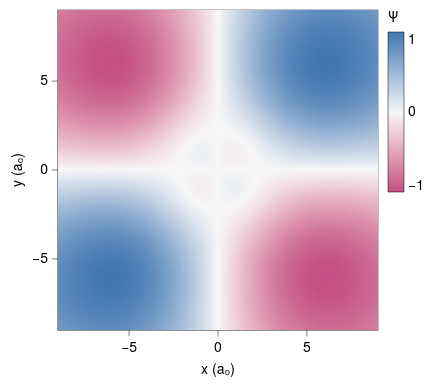

This figure's Vega-Lite source:
### Vega-Lite specification from a JSON file in a GitHub repository (floating-point values rounded to 4 significant figures; data arrays with more than 128 entries replaced by an {"elided": "..."} marker saying what was removed)
{"background": null, "config": {"arc": {"fill": "#DBDBDB", "fillOpacity": 1.0, "innerRadius": 40.0, "padAngle": 0.03, "stroke": "black", "strokeOpacity": 1, "strokeWidth": 0.25}, "area": {"fill": "#DBDBDB", "fillOpacity": 1.0, "stroke": "black", "strokeOpacity": 1, "strokeWidth": 0.25}, "axis": {"domain": true, "domainCap": "round", "domainColor": "black", "domainWidth": 0.25, "grid": false, "gridCap": "round", "gridColor": "#F1F1F1", "gridDash": [0, 0], "gridOpacity": 1.0, "gridWidth": 0.25, "labelColor": "black", "labelFont": "Helvetica Neue, HelveticaNeue, Helvetica, Arial, sans-serif", "labelFontSize": 7, "labelFontStyle": "normal", "labelFontWeight": 400, "offset": 0, "ticks": true, "tickCap": "round", "tickColor": "black", "tickRound": false, "tickSize": 3, "tickWidth": 0.25, "titleColor": "black", "titleFont": "Helvetica Neue, HelveticaNeue, Helvetica, Arial, sans-serif", "titleFontSize": 7, "titleFontStyle": "normal", "titleFontWeight": 400}, "axisX": {"domain": true, "labelAlign": "center", "labelAngle": 0, "labels": true, "ticks": true, "translate": 0}, "axisY": {"domain": true, "labelAlign": "right", "labelAngle": 0, "labels": true, "ticks": true, "translate": 0}, "axisRight": {"domain": true, "labelAlign": "left", "labelAngle": 0, "labels": true, "ticks": true, "translate": 0}, "axisTop": {"domain": true, "labelAlign": "center", "labelAngle": 0, "labels": true, "ticks": true, "translate": 0}, "axisBand": {"tickOffset": 0}, "bar": {"fill": "#DBDBDB", "fillOpacity": 1.0, "stroke": "black", "strokeOpacity": 1, "strokeWidth": 0.25}, "boxplot": {"size": 14.4, "ticks": {"cornerRadius": 0.25, "fill": "black", "opacity": 1, "size": 7.2, "thickness": 0.25}, "box": {"fillOpacity": 1.0, "stroke": "black", "strokeOpacity": 1, "strokeWidth": 0.25}, "median": {"cornerRadius": 0, "fill": "black", "fillOpacity": 1.0, "opacity": 1, "size": 14.4, "thickness": 0.25}, "rule": {"fill": "black", "fillOpacity": 1.0, "size": 16.0, "stroke": "black", "strokeDash": [0, 0], "strokeOpacity": 1, "strokeWidth": 0.25}, "outliers": {"color": "black", "fill": "black", "fillOpacity": 1.0, "size": 0, "stroke": "black", "strokeOpacity": 1, "strokeWidth": 0.25}}, "circle": {"fill": "black", "fillOpacity": 1.0, "size": 2.0, "stroke": null, "strokeOpacity": 1, "strokeWidth": 0.25}, "errorband": {"band": {"fillOpacity": 0.6, "stroke": null, "strokeWidth": 0.25, "strokeOpacity": 1}, "borders": {"opacity": 0, "strokeOpacity": 0.25, "strokeWidth": 1}}, "errorbar": {"opacity": 1, "rule": {"strokeDash": [0, 0], "strokeWidth": 0.25}, "ticks": {"color": "black", "cornerRadius": 0.125, "opacity": 1, "size": 9.6, "thickness": 0.25}, "thickness": 0.25}, "font": "Helvetica Neue, HelveticaNeue, Helvetica, Arial, sans-serif", "geoshape": {"fill": "#DBDBDB", "fillOpacity": 1.0, "stroke": "black", "strokeOpacity": 1, "strokeWidth": 0.25}, "header": {"labelColor": "black", "labelFont": "Helvetica Neue, HelveticaNeue, Helvetica, Arial, sans-serif", "labelFontSize": 7, "labelFontStyle": "normal", "labelFontWeight": 400, "titleColor": "black", "titleFont": "Helvetica Neue, HelveticaNeue, Helvetica, Arial, sans-serif", "titleFontSize": 7, "titleFontStyle": "normal", "titleFontWeight": 400, "titlePadding": 0}, "legend": {"disable": false, "offset": 4.5, "titlePadding": 4, "labelOffset": 2, "gradientLabelOffset": 2, "gradientLength": 80.0, "gradientThickness": 8.0, "gradientOpacity": 1.0, "gradientStrokeColor": "black", "gradientStrokeWidth": 0.25, "labelColor": "black", "labelFont": "Helvetica Neue, HelveticaNeue, Helvetica, Arial, sans-serif", "labelFontSize": 7, "labelFontStyle": "normal", "labelFontWeight": 400, "strokeColor": "black", "strokeWidth": 0, "symbolSize": 42, "symbolStrokeColor": "black", "symbolStrokeWidth": 0.25, "titleColor": "black", "titleFont": "Helvetica Neue, HelveticaNeue, Helvetica, Arial, sans-serif", "titleFontSize": 7, "titleFontStyle": "normal", "titleFontWeight": 400}, "line": {"color": "black", "stroke": "black", "strokeCap": "butt", "strokeDash": [0, 0], "strokeOpacity": 1, "strokeWidth": 0.5}, "point": {"filled": true, "fill": "#DBDBDB", "fillOpacity": 1.0, "size": 8.0, "stroke": "black", "strokeOpacity": 1, "strokeWidth": 0.25}, "range": {"category": ["#5CA7B1", "#B7D0EE", "#B7B3E4", "#B3DAB5", "#F5E1B3", "#3D727B", "#809DC7", "#867DAC", "#80A988", "#CBB17A", "#204148", "#546B94", "#584C77", "#507B5F", "#9D824D"], "diverging": {"scheme": ["#C35082", "#CE6D94", "#D989A7", "#E2A4BA", "#EABFCE", "#F1DBE2", "#F6F6F6", "#D7E0EB", "#B9CBE0", "#9BB6D5", "#7DA1C9", "#5F8CBD", "#4177B1"]}, "heatmap": {"scheme": ["#32022B", "#43044D", "#4C196E", "#4D338C", "#484DA6", "#3A68BB", "#1D83CA", "#1D9CCB", "#23B5C9", "#28CDC5", "#4DE0B4", "#91EE9F"]}, "ordinal": {"scheme": ["#F1F1F1", "#DBDBDB", "#C6C6C6", "#B2B2B2", "#9D9D9D", "#898989", "#767676", "#636363", "#515151", "#404040", "#2F2F2F", "#1F1F1F"]}, "ramp": {"scheme": ["#32022B", "#43044D", "#4C196E", "#4D338C", "#484DA6", "#3A68BB", "#1D83CA", "#1D9CCB", "#23B5C9", "#28CDC5", "#4DE0B4", "#91EE9F"]}}, "rule": {"color": "black", "stroke": "black", "strokeCap": "round", "strokeDash": [2, 2], "strokeOpacity": 1, "strokeWidth": 0.25}, "scale": {"bandPaddingInner": 0.1, "bandPaddingOuter": 0.1, "round": false}, "rect": {"fill": "#DBDBDB", "fillOpacity": 1.0, "stroke": "black", "strokeOpacity": 1, "strokeWidth": 0.25}, "square": {"fill": "#DBDBDB", "fillOpacity": 1.0, "size": 16.0, "stroke": "black", "strokeOpacity": 1, "strokeWidth": 0.25}, "text": {"color": "black", "font": "Helvetica Neue, HelveticaNeue, Helvetica, Arial, sans-serif", "fontSize": 7, "fontStyle": "normal", "fontWeight": 400}, "tick": {"color": "black", "cornerRadius": 0.125, "opacity": 1.0, "size": 14.4, "thickness": 0.25}, "title": {"anchor": "middle", "frame": "group", "color": "black", "font": "Helvetica Neue, HelveticaNeue, Helvetica, Arial, sans-serif", "fontSize": 7, "fontStyle": "normal", "fontWeight": 400, "subtitleColor": "black", "subtitleFont": "Helvetica Neue, HelveticaNeue, Helvetica, Arial, sans-serif", "subtitleFontSize": "Helvetica Neue, HelveticaNeue, Helvetica, Arial, sans-serif", "subtitleFontStyle": "normal", "subtitleFontWeight": 400}, "trail": {"color": "black", "opacity": 1, "size": 0.5}, "view": {"continuousWidth": 160, "continuousHeight": 160, "discreteWidth": 160, "discreteHeight": 160, "fill": null, "stroke": "black", "strokeWidth": 0.25}}, "data": {"name": "data-00b70823fc072153581706d4d4c0f356"}, "mark": {"type": "rect", "clip": true, "stroke": null}, "encoding": {"color": {"field": "psi", "scale": {"domainMid": 0}, "title": "Ψ", "type": "quantitative"}, "x": {"field": "x0", "scale": {"domain": [-9.0, 9.0], "nice": false}, "title": "x (a₀)", "type": "quantitative"}, "x2": {"field": "x1"}, "y": {"field": "y0", "scale": {"domain": [-9.0, 9.0], "nice": false}, "title": "y (a₀)", "type": "quantitative"}, "y2": {"field": "y1"}}, "$schema": "https://vega.github.io/schema/vega-lite/v6.4.1.json", "datasets": {"data-00b70823fc072153581706d4d4c0f356": {"elided": "9025 records"}}}
